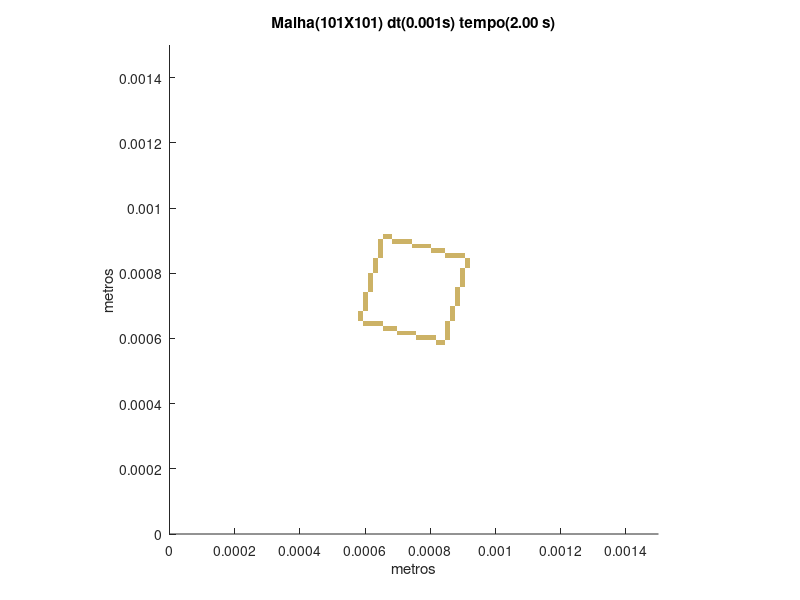

Write MATLAB code to recreate this figure.
set (gca,'PlotBoxAspectRatio',[1 1 1],'Xlim',[0,0.0015],'Ylim',[0,0.0015])
hold on
title('Malha(101X101) dt(0.001s) tempo(2.00 s)')
hold on
ylabel('metros')
hold on
xlabel('metros')
hold on

fill([0.000816831683168317 0.000816831683168317 0.000831683168316832 0.000831683168316832],[0.000579207920792079 0.000594059405940594 0.000594059405940594 0.000579207920792079],[0.8,0.7,0.4],'LineStyle','none')

fill([0.000831683168316832 0.000831683168316832 0.000846534653465347 0.000846534653465347],[0.000579207920792079 0.000594059405940594 0.000594059405940594 0.000579207920792079],[0.8,0.7,0.4],'LineStyle','none')

fill([0.000757425742574257 0.000757425742574257 0.000772277227722772 0.000772277227722772],[0.000594059405940594 0.000608910891089109 0.000608910891089109 0.000594059405940594],[0.8,0.7,0.4],'LineStyle','none')

fill([0.000772277227722772 0.000772277227722772 0.000787128712871287 0.000787128712871287],[0.000594059405940594 0.000608910891089109 0.000608910891089109 0.000594059405940594],[0.8,0.7,0.4],'LineStyle','none')

fill([0.000787128712871287 0.000787128712871287 0.000801980198019802 0.000801980198019802],[0.000594059405940594 0.000608910891089109 0.000608910891089109 0.000594059405940594],[0.8,0.7,0.4],'LineStyle','none')

fill([0.000801980198019802 0.000801980198019802 0.000816831683168317 0.000816831683168317],[0.000594059405940594 0.000608910891089109 0.000608910891089109 0.000594059405940594],[0.8,0.7,0.4],'LineStyle','none')

fill([0.000846534653465347 0.000846534653465347 0.000861386138613861 0.000861386138613861],[0.000594059405940594 0.000608910891089109 0.000608910891089109 0.000594059405940594],[0.8,0.7,0.4],'LineStyle','none')

fill([0.000698019801980198 0.000698019801980198 0.000712871287128713 0.000712871287128713],[0.000608910891089109 0.000623762376237624 0.000623762376237624 0.000608910891089109],[0.8,0.7,0.4],'LineStyle','none')

fill([0.000712871287128713 0.000712871287128713 0.000727722772277228 0.000727722772277228],[0.000608910891089109 0.000623762376237624 0.000623762376237624 0.000608910891089109],[0.8,0.7,0.4],'LineStyle','none')

fill([0.000727722772277228 0.000727722772277228 0.000742574257425743 0.000742574257425743],[0.000608910891089109 0.000623762376237624 0.000623762376237624 0.000608910891089109],[0.8,0.7,0.4],'LineStyle','none')

fill([0.000742574257425743 0.000742574257425743 0.000757425742574257 0.000757425742574257],[0.000608910891089109 0.000623762376237624 0.000623762376237624 0.000608910891089109],[0.8,0.7,0.4],'LineStyle','none')

fill([0.000846534653465347 0.000846534653465347 0.000861386138613861 0.000861386138613861],[0.000608910891089109 0.000623762376237624 0.000623762376237624 0.000608910891089109],[0.8,0.7,0.4],'LineStyle','none')

fill([0.000653465346534653 0.000653465346534653 0.000668316831683168 0.000668316831683168],[0.000623762376237624 0.000638613861386139 0.000638613861386139 0.000623762376237624],[0.8,0.7,0.4],'LineStyle','none')

fill([0.000668316831683168 0.000668316831683168 0.000683168316831683 0.000683168316831683],[0.000623762376237624 0.000638613861386139 0.000638613861386139 0.000623762376237624],[0.8,0.7,0.4],'LineStyle','none')

fill([0.000683168316831683 0.000683168316831683 0.000698019801980198 0.000698019801980198],[0.000623762376237624 0.000638613861386139 0.000638613861386139 0.000623762376237624],[0.8,0.7,0.4],'LineStyle','none')

fill([0.000846534653465347 0.000846534653465347 0.000861386138613861 0.000861386138613861],[0.000623762376237624 0.000638613861386139 0.000638613861386139 0.000623762376237624],[0.8,0.7,0.4],'LineStyle','none')

fill([0.000594059405940594 0.000594059405940594 0.000608910891089109 0.000608910891089109],[0.000638613861386139 0.000653465346534653 0.000653465346534653 0.000638613861386139],[0.8,0.7,0.4],'LineStyle','none')

fill([0.000608910891089109 0.000608910891089109 0.000623762376237624 0.000623762376237624],[0.000638613861386139 0.000653465346534653 0.000653465346534653 0.000638613861386139],[0.8,0.7,0.4],'LineStyle','none')

fill([0.000623762376237624 0.000623762376237624 0.000638613861386139 0.000638613861386139],[0.000638613861386139 0.000653465346534653 0.000653465346534653 0.000638613861386139],[0.8,0.7,0.4],'LineStyle','none')

fill([0.000638613861386139 0.000638613861386139 0.000653465346534653 0.000653465346534653],[0.000638613861386139 0.000653465346534653 0.000653465346534653 0.000638613861386139],[0.8,0.7,0.4],'LineStyle','none')

fill([0.000846534653465347 0.000846534653465347 0.000861386138613861 0.000861386138613861],[0.000638613861386139 0.000653465346534653 0.000653465346534653 0.000638613861386139],[0.8,0.7,0.4],'LineStyle','none')

fill([0.000579207920792079 0.000579207920792079 0.000594059405940594 0.000594059405940594],[0.000653465346534653 0.000668316831683168 0.000668316831683168 0.000653465346534653],[0.8,0.7,0.4],'LineStyle','none')

fill([0.000861386138613861 0.000861386138613861 0.000876237623762376 0.000876237623762376],[0.000653465346534653 0.000668316831683168 0.000668316831683168 0.000653465346534653],[0.8,0.7,0.4],'LineStyle','none')

fill([0.000579207920792079 0.000579207920792079 0.000594059405940594 0.000594059405940594],[0.000668316831683168 0.000683168316831683 0.000683168316831683 0.000668316831683168],[0.8,0.7,0.4],'LineStyle','none')

fill([0.000861386138613861 0.000861386138613861 0.000876237623762376 0.000876237623762376],[0.000668316831683168 0.000683168316831683 0.000683168316831683 0.000668316831683168],[0.8,0.7,0.4],'LineStyle','none')

fill([0.000594059405940594 0.000594059405940594 0.000608910891089109 0.000608910891089109],[0.000683168316831683 0.000698019801980198 0.000698019801980198 0.000683168316831683],[0.8,0.7,0.4],'LineStyle','none')

fill([0.000861386138613861 0.000861386138613861 0.000876237623762376 0.000876237623762376],[0.000683168316831683 0.000698019801980198 0.000698019801980198 0.000683168316831683],[0.8,0.7,0.4],'LineStyle','none')

fill([0.000594059405940594 0.000594059405940594 0.000608910891089109 0.000608910891089109],[0.000698019801980198 0.000712871287128713 0.000712871287128713 0.000698019801980198],[0.8,0.7,0.4],'LineStyle','none')

fill([0.000876237623762376 0.000876237623762376 0.000891089108910891 0.000891089108910891],[0.000698019801980198 0.000712871287128713 0.000712871287128713 0.000698019801980198],[0.8,0.7,0.4],'LineStyle','none')

fill([0.000594059405940594 0.000594059405940594 0.000608910891089109 0.000608910891089109],[0.000712871287128713 0.000727722772277228 0.000727722772277228 0.000712871287128713],[0.8,0.7,0.4],'LineStyle','none')

fill([0.000876237623762376 0.000876237623762376 0.000891089108910891 0.000891089108910891],[0.000712871287128713 0.000727722772277228 0.000727722772277228 0.000712871287128713],[0.8,0.7,0.4],'LineStyle','none')

fill([0.000594059405940594 0.000594059405940594 0.000608910891089109 0.000608910891089109],[0.000727722772277228 0.000742574257425743 0.000742574257425743 0.000727722772277228],[0.8,0.7,0.4],'LineStyle','none')

fill([0.000876237623762376 0.000876237623762376 0.000891089108910891 0.000891089108910891],[0.000727722772277228 0.000742574257425743 0.000742574257425743 0.000727722772277228],[0.8,0.7,0.4],'LineStyle','none')

fill([0.000608910891089109 0.000608910891089109 0.000623762376237624 0.000623762376237624],[0.000742574257425743 0.000757425742574257 0.000757425742574257 0.000742574257425743],[0.8,0.7,0.4],'LineStyle','none')

fill([0.000876237623762376 0.000876237623762376 0.000891089108910891 0.000891089108910891],[0.000742574257425743 0.000757425742574257 0.000757425742574257 0.000742574257425743],[0.8,0.7,0.4],'LineStyle','none')

fill([0.000608910891089109 0.000608910891089109 0.000623762376237624 0.000623762376237624],[0.000757425742574257 0.000772277227722772 0.000772277227722772 0.000757425742574257],[0.8,0.7,0.4],'LineStyle','none')

fill([0.000891089108910891 0.000891089108910891 0.000905940594059406 0.000905940594059406],[0.000757425742574257 0.000772277227722772 0.000772277227722772 0.000757425742574257],[0.8,0.7,0.4],'LineStyle','none')

fill([0.000608910891089109 0.000608910891089109 0.000623762376237624 0.000623762376237624],[0.000772277227722772 0.000787128712871287 0.000787128712871287 0.000772277227722772],[0.8,0.7,0.4],'LineStyle','none')

fill([0.000891089108910891 0.000891089108910891 0.000905940594059406 0.000905940594059406],[0.000772277227722772 0.000787128712871287 0.000787128712871287 0.000772277227722772],[0.8,0.7,0.4],'LineStyle','none')

fill([0.000608910891089109 0.000608910891089109 0.000623762376237624 0.000623762376237624],[0.000787128712871287 0.000801980198019802 0.000801980198019802 0.000787128712871287],[0.8,0.7,0.4],'LineStyle','none')

fill([0.000891089108910891 0.000891089108910891 0.000905940594059406 0.000905940594059406],[0.000787128712871287 0.000801980198019802 0.000801980198019802 0.000787128712871287],[0.8,0.7,0.4],'LineStyle','none')

fill([0.000623762376237624 0.000623762376237624 0.000638613861386139 0.000638613861386139],[0.000801980198019802 0.000816831683168317 0.000816831683168317 0.000801980198019802],[0.8,0.7,0.4],'LineStyle','none')

fill([0.000891089108910891 0.000891089108910891 0.000905940594059406 0.000905940594059406],[0.000801980198019802 0.000816831683168317 0.000816831683168317 0.000801980198019802],[0.8,0.7,0.4],'LineStyle','none')

fill([0.000623762376237624 0.000623762376237624 0.000638613861386139 0.000638613861386139],[0.000816831683168317 0.000831683168316832 0.000831683168316832 0.000816831683168317],[0.8,0.7,0.4],'LineStyle','none')

fill([0.000905940594059406 0.000905940594059406 0.000920792079207921 0.000920792079207921],[0.000816831683168317 0.000831683168316832 0.000831683168316832 0.000816831683168317],[0.8,0.7,0.4],'LineStyle','none')

fill([0.000623762376237624 0.000623762376237624 0.000638613861386139 0.000638613861386139],[0.000831683168316832 0.000846534653465347 0.000846534653465347 0.000831683168316832],[0.8,0.7,0.4],'LineStyle','none')

fill([0.000905940594059406 0.000905940594059406 0.000920792079207921 0.000920792079207921],[0.000831683168316832 0.000846534653465347 0.000846534653465347 0.000831683168316832],[0.8,0.7,0.4],'LineStyle','none')

fill([0.000638613861386139 0.000638613861386139 0.000653465346534653 0.000653465346534653],[0.000846534653465347 0.000861386138613861 0.000861386138613861 0.000846534653465347],[0.8,0.7,0.4],'LineStyle','none')

fill([0.000846534653465347 0.000846534653465347 0.000861386138613861 0.000861386138613861],[0.000846534653465347 0.000861386138613861 0.000861386138613861 0.000846534653465347],[0.8,0.7,0.4],'LineStyle','none')

fill([0.000861386138613861 0.000861386138613861 0.000876237623762376 0.000876237623762376],[0.000846534653465347 0.000861386138613861 0.000861386138613861 0.000846534653465347],[0.8,0.7,0.4],'LineStyle','none')

fill([0.000876237623762376 0.000876237623762376 0.000891089108910891 0.000891089108910891],[0.000846534653465347 0.000861386138613861 0.000861386138613861 0.000846534653465347],[0.8,0.7,0.4],'LineStyle','none')

fill([0.000891089108910891 0.000891089108910891 0.000905940594059406 0.000905940594059406],[0.000846534653465347 0.000861386138613861 0.000861386138613861 0.000846534653465347],[0.8,0.7,0.4],'LineStyle','none')

fill([0.000638613861386139 0.000638613861386139 0.000653465346534653 0.000653465346534653],[0.000861386138613861 0.000876237623762376 0.000876237623762376 0.000861386138613861],[0.8,0.7,0.4],'LineStyle','none')

fill([0.000801980198019802 0.000801980198019802 0.000816831683168317 0.000816831683168317],[0.000861386138613861 0.000876237623762376 0.000876237623762376 0.000861386138613861],[0.8,0.7,0.4],'LineStyle','none')

fill([0.000816831683168317 0.000816831683168317 0.000831683168316832 0.000831683168316832],[0.000861386138613861 0.000876237623762376 0.000876237623762376 0.000861386138613861],[0.8,0.7,0.4],'LineStyle','none')

fill([0.000831683168316832 0.000831683168316832 0.000846534653465347 0.000846534653465347],[0.000861386138613861 0.000876237623762376 0.000876237623762376 0.000861386138613861],[0.8,0.7,0.4],'LineStyle','none')

fill([0.000638613861386139 0.000638613861386139 0.000653465346534653 0.000653465346534653],[0.000876237623762376 0.000891089108910891 0.000891089108910891 0.000876237623762376],[0.8,0.7,0.4],'LineStyle','none')

fill([0.000742574257425743 0.000742574257425743 0.000757425742574257 0.000757425742574257],[0.000876237623762376 0.000891089108910891 0.000891089108910891 0.000876237623762376],[0.8,0.7,0.4],'LineStyle','none')

fill([0.000757425742574257 0.000757425742574257 0.000772277227722772 0.000772277227722772],[0.000876237623762376 0.000891089108910891 0.000891089108910891 0.000876237623762376],[0.8,0.7,0.4],'LineStyle','none')

fill([0.000772277227722772 0.000772277227722772 0.000787128712871287 0.000787128712871287],[0.000876237623762376 0.000891089108910891 0.000891089108910891 0.000876237623762376],[0.8,0.7,0.4],'LineStyle','none')

fill([0.000787128712871287 0.000787128712871287 0.000801980198019802 0.000801980198019802],[0.000876237623762376 0.000891089108910891 0.000891089108910891 0.000876237623762376],[0.8,0.7,0.4],'LineStyle','none')

fill([0.000638613861386139 0.000638613861386139 0.000653465346534653 0.000653465346534653],[0.000891089108910891 0.000905940594059406 0.000905940594059406 0.000891089108910891],[0.8,0.7,0.4],'LineStyle','none')

fill([0.000683168316831683 0.000683168316831683 0.000698019801980198 0.000698019801980198],[0.000891089108910891 0.000905940594059406 0.000905940594059406 0.000891089108910891],[0.8,0.7,0.4],'LineStyle','none')

fill([0.000698019801980198 0.000698019801980198 0.000712871287128713 0.000712871287128713],[0.000891089108910891 0.000905940594059406 0.000905940594059406 0.000891089108910891],[0.8,0.7,0.4],'LineStyle','none')

fill([0.000712871287128713 0.000712871287128713 0.000727722772277228 0.000727722772277228],[0.000891089108910891 0.000905940594059406 0.000905940594059406 0.000891089108910891],[0.8,0.7,0.4],'LineStyle','none')

fill([0.000727722772277228 0.000727722772277228 0.000742574257425743 0.000742574257425743],[0.000891089108910891 0.000905940594059406 0.000905940594059406 0.000891089108910891],[0.8,0.7,0.4],'LineStyle','none')

fill([0.000653465346534653 0.000653465346534653 0.000668316831683168 0.000668316831683168],[0.000905940594059406 0.000920792079207921 0.000920792079207921 0.000905940594059406],[0.8,0.7,0.4],'LineStyle','none')

fill([0.000668316831683168 0.000668316831683168 0.000683168316831683 0.000683168316831683],[0.000905940594059406 0.000920792079207921 0.000920792079207921 0.000905940594059406],[0.8,0.7,0.4],'LineStyle','none')
